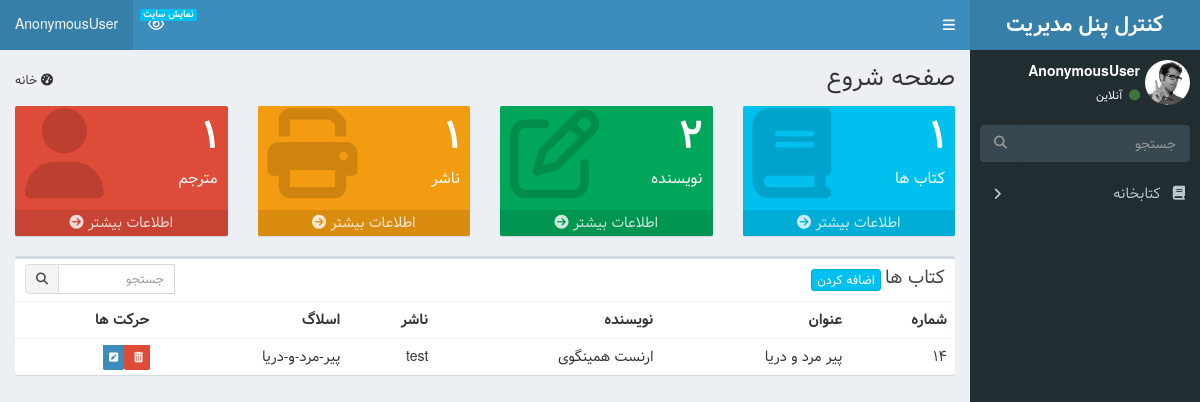
Page /admin_panel/ on the committed database.
### library/models.py (models this page shows, shortened)
class Books(models.Model):
    title = models.CharField(max_length=50, verbose_name="عنوان")
    slug = models.SlugField(allow_unicode=True, unique=True, editable=False)
    translator = models.ForeignKey(
        Translators,
        verbose_name="مترجم",
        on_delete=models.CASCADE,
        blank=True,
        null=True,
    )
    author = models.ForeignKey(
        Authors, verbose_name="نویسنده", on_delete=models.CASCADE
    )
    genres = models.ManyToManyField(Genres, verbose_name="ژانر")
    publisher = models.ForeignKey(
        Publishers, verbose_name="ناشر", on_delete=models.CASCADE
    )
    book_image = models.ImageField(upload_to="images/books", verbose_name="کاور کتاب")
    detail = models.TextField(verbose_name="توضیحات")

class Authors(models.Model):
    name = models.CharField(max_length=50, verbose_name="نام")
    slug = models.SlugField(allow_unicode=True, unique=True, editable=False)
    def __str__(self):
        return self.name

class Publishers(models.Model):
    title = models.CharField(max_length=50, verbose_name="عنوان")
    website = models.URLField(verbose_name="وب سایت")
    def __str__(self):
        return self.title

### admin_panel/views.py (the view)
# urls.py: path("", views.DashboardView.as_view(), name="admin"),
class DashboardView(TemplateView):
    template_name = "admin_panel/admin_panel.html"
    def get_context_data(self, **kwargs):
        context = super(DashboardView, self).get_context_data()
        context["books"] = models.Books.objects.all()
        context["authors"] = models.Authors.objects.all()
        context["publishers"] = models.Publishers.objects.all()
        context["translators"] = models.Translators.objects.all()
        return context

### admin_panel/templates/admin_panel/admin_panel.html (shortened to what this page needs)
{% extends 'admin_panel/basic.html' %}
{% block content %}
<section class="content-header">
    <h1>
        صفحه شروع
    </h1>
    <ol class="breadcrumb">
        <li><i class="fa fa-dashboard"></i> خانه</a></li>
    </ol>
</section>
<section class="content">
    <div class="row">
        <div class="col-lg-3 col-xs-6">
            <div class="small-box bg-aqua">
                <div class="inner">
                    <h3>{{books.count}}</h3>
                    <p>کتاب ها</p>
                </div>
                <div class="icon">
                    <i class="fa fa-book"></i>
                </div>
                <a href="#" class="small-box-footer">
                    اطلاعات بیشتر <i class="fa fa-arrow-circle-right"></i>
                </a>
            </div>
        </div>
        <div class="col-lg-3 col-xs-6">
            <div class="small-box bg-green">
                <div class="inner">
                    <h3>{{authors.count}}<sup style="font-size: 20px"></sup></h3>
                    <p>نویسنده</p>
                </div>
                <div class="icon">
                    <i class="fa fa-pencil-square-o"></i>
                </div>
                <a href="#" class="small-box-footer">
                    اطلاعات بیشتر <i class="fa fa-arrow-circle-right"></i>
                </a>
            </div>
        </div>
        <div class="col-lg-3 col-xs-6">
            <div class="small-box bg-yellow">
                <div class="inner">
                    <h3>{{publishers.count}}</h3>
                    <p>ناشر</p>
                </div>
                <div class="icon">
                    <i class="fa fa-print"></i>
                </div>
                <a href="#" class="small-box-footer">
                    اطلاعات بیشتر <i class="fa fa-arrow-circle-right"></i>
                </a>
            </div>
        </div>
        <div class="col-lg-3 col-xs-6">
            <div class="small-box bg-red">
                <div class="inner">
                    <h3>{{translators.count}}</h3>
                    <p>مترجم</p>
                </div>
                <div class="icon">
                    <i class="fa fa-user"></i>
                </div>
                <a href="#" class="small-box-footer">
                    اطلاعات بیشتر <i class="fa fa-arrow-circle-right"></i>
                </a>
            </div>
        </div>
    </div>
    <div class="box">
        <div class="box-header">
            <h3 class="box-title">کتاب ها</h3>
            <div class="box-tools">
                <form class="input-group input-group-sm" style="width: 150px;" action="{%url 'book_search'%}"
                    method="post">
                    <input type="search" name='search' class="form-control pull-right" placeholder="جستجو">
                    <div class="input-group-btn">
                        <button type="submit" class="btn btn-default"><i class="fa fa-search"></i></button>
                    </div>
                </form>
            </div>
            <a class="btn btn-info btn-xs" href="{% url 'books_create' %}">اضافه کردن</a>
        </div>
        <div class="box-body table-responsive no-padding">
            <table class="table table-hover">
                <tbody>
                    <tr>
                        <th>شماره</th>
                        <th>عنوان</th>
                        <th>نویسنده</th>
                        <th>ناشر</th>
                        <th>اسلاگ</th>
                        <th>حرکت ها</th>
                    </tr>
                    {% for book in books %}
                    <tr>
                        <td>{{book.id}}</td>
                        <td>{{book.title}}</td>
                        <td>{{book.author}}</td>
                        <td>{{book.publisher}}</td>
                        <td>{{book.slug}}</td>
                        <td>
                            <a href="{%url 'book_delete' book.pk %}" class="label-danger">
                                <span class="label label-danger">
                                    <i class="fa fa-trash"></i>
                                </span>
                            </a>
                            <a href="{%url 'book_update' book.pk %}" class="label-primary">
                                <span class="label label-primary">
                                    <i class="fa  fa-pencil-square"></i>
                                </span>
                            </a>
                        </td>
                    </tr>
                    {% endfor %}
                </tbody>
            </table>
        </div>
    </div>
</section>
{% endblock content %}

### rows in the picture
Books: id "14", title "پیر مرد و دریا", author "ارنست همینگوی", publisher "test", slug "پیر-مرد-و-دریا"

### other values in the picture
{{ request.user }} "AnonymousUser"
{{ books.count }} "1"
{{ authors.count }} "2"
{{ publishers.count }} "1"
{{ translators.count }} "1"
